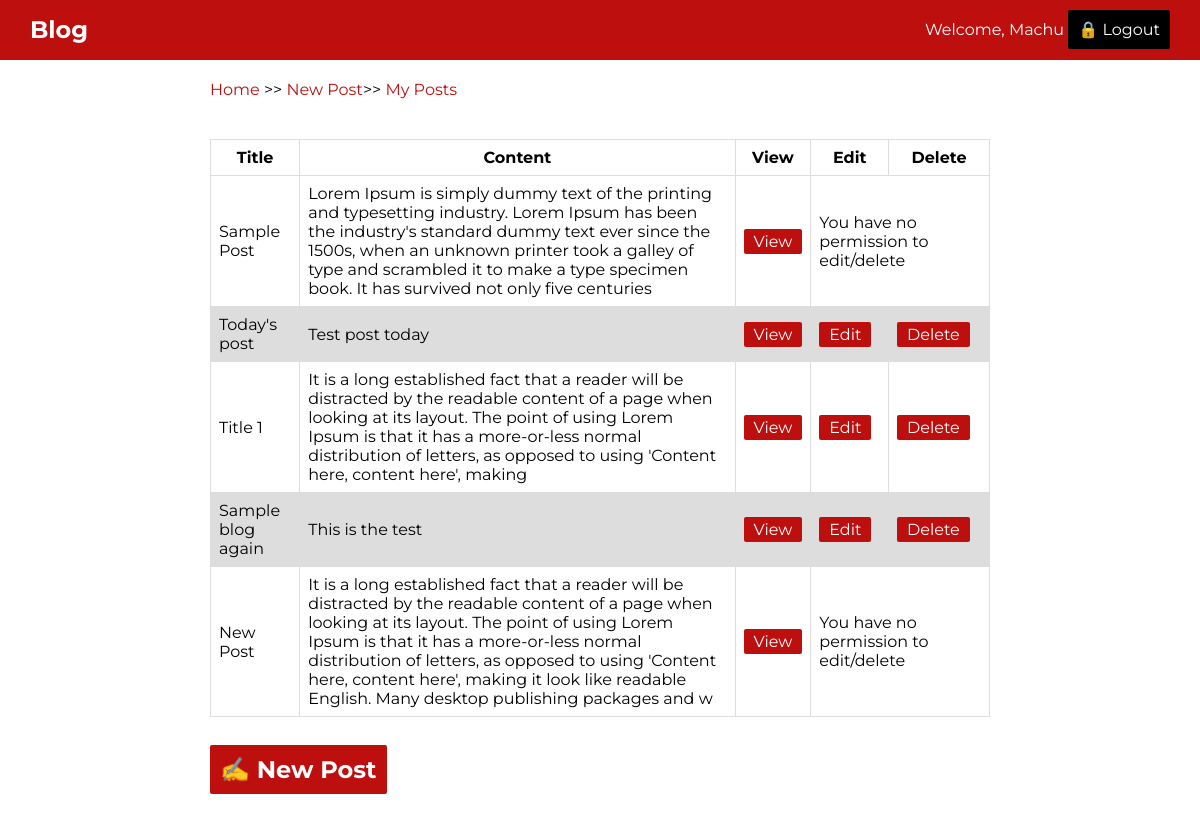
The app's page / (signed in) with its own data.
### blog_auth/models.py (models this page shows, shortened)
class MyUser(AbstractBaseUser):
    email = models.EmailField(
        verbose_name='email address',
        max_length=255,
        unique=True,
    )
    name = models.CharField(max_length=255)
    is_active = models.BooleanField(default=True)
    is_admin = models.BooleanField(default=False)
    objects = MyUserManager()
    USERNAME_FIELD = 'email'
    REQUIRED_FIELDS = ['name']

### blog/models.py (models this page shows, shortened)
class Post(models.Model):
    title = models.CharField(max_length=200)
    content = models.TextField()
    image = models.FileField(upload_to='media', blank=True, null=True)
    created_date = models.DateTimeField(auto_now_add=True)
    created_by = models.ForeignKey(MyUser, on_delete=models.CASCADE)

### blog/views.py (the view)
# urls.py: url(r'^$', views.home, name='home'),
@login_required
def home(request):
    posts = Post.objects.all()
    data = dict()
    data['posts'] = posts
    return render(request, 'home.html', data)

### templates/home.html
{% extends 'base.html' %}
{% block breadcrumb %}{{ block.super }} >> <a href="{% url 'new_post' %}">New Post</a>>>
    <a href="{% url 'list_post' %}">My Posts</a>{% endblock %}
{% block content %}
    <div class="blog-table">
        <table border="1">
            <thead>
            <tr>
                <th>Title</th>
                <th>Content</th>
                <th>View</th>
                <th>Edit</th>
                <th>Delete</th>
            </tr>
            </thead>
            <tbody>
            {% if posts %}
                {% for post in posts %}
                    <tr>
                        <td>{{ post.title }}</td>
                        <td>{{ post.content }}</td>
                        <td><a href="{% url "view_post" post.id %}">View</a></td>
                        {% if post.created_by == request.user %}
                            <td><a href="{% url "edit_post" post.id %}">Edit</a></td>
                            <td><a href="{% url "delete_post" post.id %}">Delete</a></td>
                        {% else %}
                            <td colspan="3">You have no permission to edit/delete</td>
                        {% endif %}
                    </tr>
                {% endfor %}
            {% endif %}
            </tbody>
        </table>
        <br><br>
        <h2><a href="{% url "new_post" %}">&#9997 New Post</a></h2>
    </div>
{% endblock %}

### templates/base.html (shortened to what this page needs)
{% load static %}<!DOCTYPE html>
<html lang="en">
<head>
    <link rel="stylesheet" href="{% static 'blog/css/reset.css' %}">
    <link rel="stylesheet" href="{% static 'blog/css/style.css' %}">
</head>
<body>
<nav>
    <h2>Blog</h2>
    {% if user.is_authenticated %}
        <p>Welcome, {{ user.name }} <a href="{% url 'logout' %}">&#128274 Logout</a></p>
    {% else %}
        <p><a href="{% url 'login' %}">&#128275 Login</a>&nbsp;<a href="{% url 'sign_up' %}"> Signup</a></p>
    {% endif %}
</nav>
<section class="content-wrapper">
    <div class="breadcrumb">
        <p>{% block breadcrumb %}<a href="{% url 'home' %}">Home</a>{% endblock %}</p>
    </div>
    {% block content %}
    {% endblock %}
</section>
</body>
</html>

### static/blog/css/style.css (style rules this page uses)
:root { --primary: rgb(190, 15, 15); --primary-light: rgb(212, 47, 47); --secondary: #000; --light-dark: #3d3d3d; --lighter-dark: #5e5d5d; }
body { font-family: 'Montserrat', sans-serif; }
h2 { margin: 0; }
a { text-decoration: none; color: var(--secondary); }
nav { display: flex; background-color: var(--primary); color: #fff; line-height: 60px; padding: 0 30px; }
nav > h2, p { margin: 0; }
nav > p > a { color: #fff; padding: 10px; background-color: var(--secondary); border-radius: 2px; }
nav > h2 { margin-right: auto; }
.content-wrapper { display: grid; grid-template-columns: 1fr auto 1fr; padding: 0 30px; margin: 20px 0; }
.content-wrapper > div { grid-column: 2; max-width: 780px; margin: 20px 0; }
.content-wrapper > .breadcrumb { margin: 0; }
.breadcrumb a { color: var(--primary); }
.blog-table h2 a { color: #fff; padding: 10px; background-color: var(--primary); border-radius: 2px; }
table { width: 100%; margin-top: 20px; }
td, th { border: 1px solid #dddddd; padding: 8px; }
tr:nth-child(even) { background-color: #dddddd; }
td > a { color: #fff; padding: 3px 10px; background-color: var(--primary); border-radius: 2px; }

### records on screen
MyUser: name "Machu"
Post: title "Sample Post", content "Lorem Ipsum is simply dummy text of the printing and typesetting industry. Lorem Ipsum has been the industry's standard dummy text ever since the 1500s, when an unknown printer took a galley of type and scrambled it to make a type specimen book. It has survived not only five centuries", shows "You have no permission to edit/delete"
Post: title "Today's post", content "Test post today", shows "Edit"
Post: title "Title 1", content "It is a long established fact that a reader will be distracted by the readable content of a page when looking at its layout. The point of using Lorem Ipsum is that it has a more-or-less normal distribution of letters, as opposed to using 'Content here, content here', making", shows "Edit"
Post: title "Sample blog again", content "This is the test", shows "Edit"
Post: title "New Post", content "It is a long established fact that a reader will be distracted by the readable content of a page when looking at its layout. The point of using Lorem Ipsum is that it has a more-or-less normal distribution of letters, as opposed to using 'Content here, content here', making it look like readable English. Many desktop publishing packages and w", shows "You have no permission to edit/delete"
